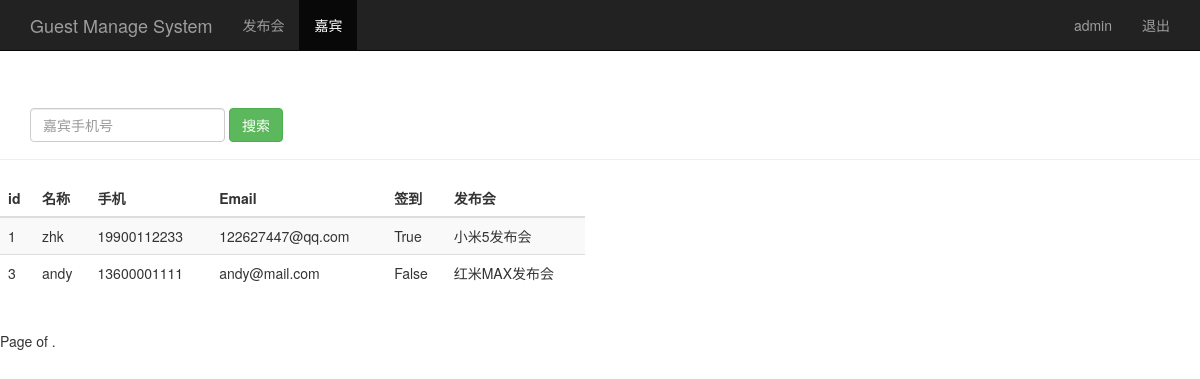
Screenshot of /search_phone/ (signed in) with the database file from the repository.
### sign/models.py (models this page shows, shortened)
class Guest(models.Model):
    event = models.ForeignKey(Event)
    realname = models.CharField(max_length=64)
    phone = models.CharField(max_length=16)
    email = models.EmailField()
    sign = models.BooleanField()
    create_time = models.DateTimeField(auto_now=True)
    class Meta:
        unique_together = ("event", "phone")

class Event(models.Model):
    name =  models.CharField(max_length=100)
    limit = models.IntegerField()
    status = models.BooleanField()
    address = models.CharField(max_length=200)
    start_time = models.DateTimeField('events time')
    create_time = models.DateTimeField(auto_now=True)
    def __str__(self):
        return self.name

### sign/views.py (the view)
# urls.py: url(r'^search_phone/$', views.search_phone),
@login_required
def search_phone(request):
    username = request.session.get('user', '')
    search_phone = request.GET.get("phone", "")
    guest_list = Guest.objects.filter(phone__contains=search_phone)
    return render(request, "guest_manage.html", {"user": username,
                                                 "guests": guest_list})

### sign/templates/guest_manage.html (shortened to what this page needs)
<!DOCTYPE html>
<html lang="en">
<head>
    {% load bootstrap3 %}
    {% bootstrap_css %}
</head>
<body>
    <nav class="navbar navbar-inverse navbar-fixed-top">
        <div class="container">
            <div class="navbar-header">
                <a class="navbar-brand" href="/guest_manage/">Guest Manage System</a>
            </div>
            <div id="navbar" class="collapse navbar-collapse">
                <ul class="nav navbar-nav">
                    <li><a href="/event_manage/">发布会</a></li>
                    <li class="active"><a href="#about">嘉宾</a></li>
                </ul>
                <ul class="nav navbar-nav navbar-right">
                    <li><a href="#">{{user}}</a></li>
                    <li><a href="/logout/">退出</a></li>
                </ul>
            </div>
        </div>
    </nav>
    <div class="page-header" style="padding-top: 60px;">
        <div id="navbar" class="navbar-collapse collapse">
            <form class="navbar-form" method="get" action="/search_phone/">
                <div class="form-group">
                    <input name="phone" type="text" placeholder="嘉宾手机号" class="form-control">
                </div>
                <button type="submit" class="btn btn-success">搜索</button>
            </form>
        </div>
    </div>
    <div class="row">
        <div class="col-md-6">
            <table class="table table-striped">
                <thead>
                    <tr>
                        <th>id</th>
                        <th>名称</th>
                        <th>手机</th>
                        <th>Email</th>
                        <th>签到</th>
                        <th>发布会</th>
                    </tr>
                </thead>
                <tbody>
                    {% for guest in guests %}
                        <tr>
                            <td>{{ guest.id }}</td>
                            <td>{{ guest.realname }}</td>
                            <td>{{ guest.phone }}</td>
                            <td>{{ guest.email }}</td>
                            <td>{{ guest.sign }}</td>
                            <td>{{ guest.event }}</td>
                        </tr>
                    {% endfor %}
                </tbody>
            </table>
        </div>
    </div>
    <div class="pagination">
        <span class="step-links">
                <span class="current">
                    Page {{ guests.number }} of {{ guests.paginator.num_pages }}.
                </span>
        </span>
    </div>
</body>
</html>

### rows the page displays
Guest: id "1", realname "zhk", phone "19900112233", email "122627447@qq.com", sign "True", event "小米5发布会"
Guest: id "3", realname "andy", phone "13600001111", email "andy@mail.com", sign "False", event "红米MAX发布会"

### other values shown
{{ user }} "admin"
